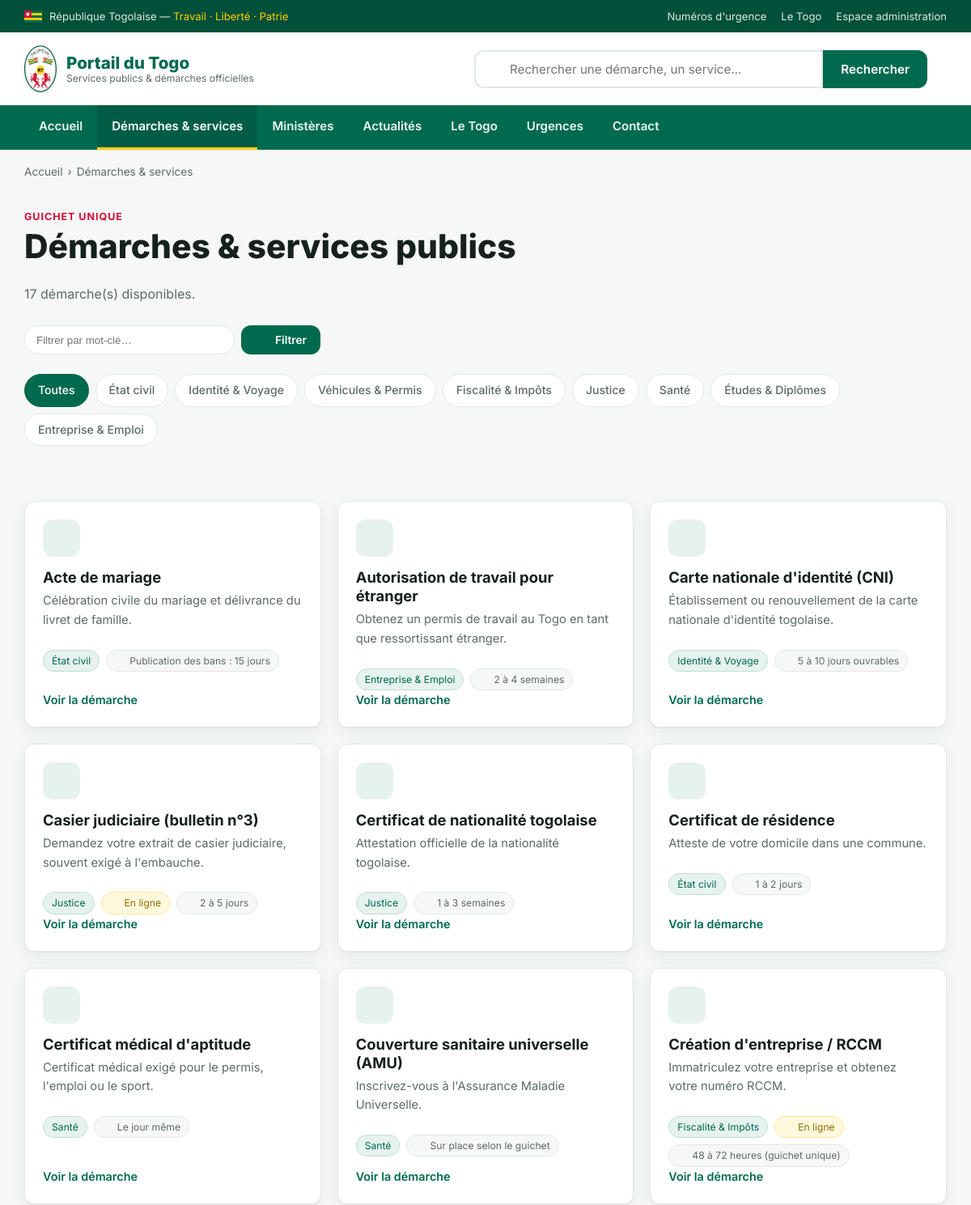
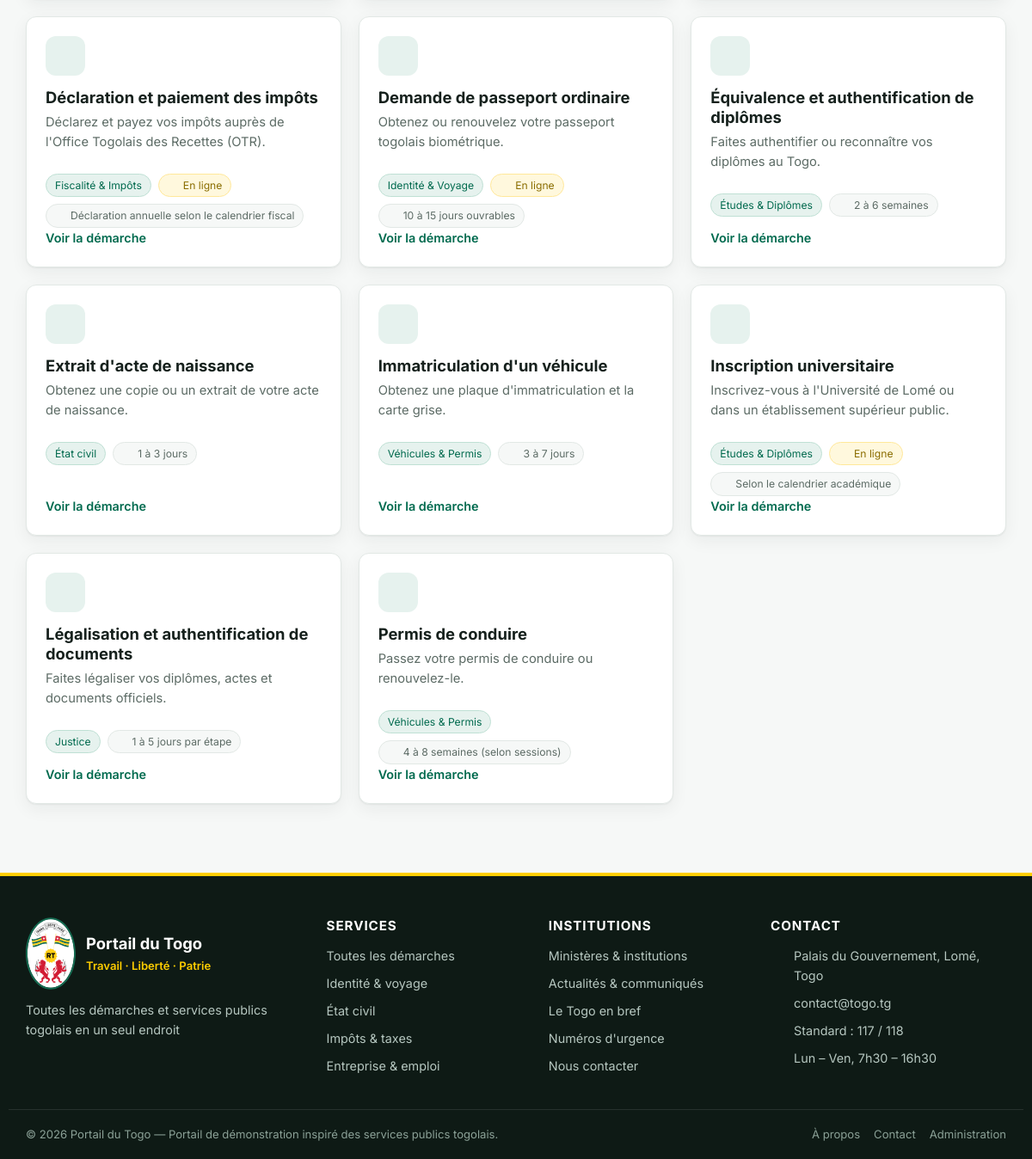
Screenshot of /pages/demarches.php with the database file from the repository (2 pictures, top to bottom).
### tables this page shows
CREATE TABLE `categories` (
  `id`          INT AUTO_INCREMENT PRIMARY KEY,
  `nom`         VARCHAR(120) NOT NULL,
  `slug`        VARCHAR(140) NOT NULL UNIQUE,
  `icone`       VARCHAR(60)  DEFAULT 'folder',
  `description` TEXT,
  `ordre`       INT DEFAULT 0
);

CREATE TABLE `demarches` (
  `id`                INT AUTO_INCREMENT PRIMARY KEY,
  `categorie_id`      INT DEFAULT NULL,
  `titre`             VARCHAR(180) NOT NULL,
  `slug`              VARCHAR(200) NOT NULL UNIQUE,
  `resume`            VARCHAR(300) DEFAULT NULL,
  `description`       TEXT,
  `documents_requis`  TEXT,
  `cout`              VARCHAR(120) DEFAULT NULL,
  `delai`             VARCHAR(120) DEFAULT NULL,
  `lieu`              VARCHAR(200) DEFAULT NULL,
  `lien_officiel`     VARCHAR(255) DEFAULT NULL,
  `en_ligne`          TINYINT(1) DEFAULT 0,
  `actif`             TINYINT(1) DEFAULT 1,
  `vues`              INT DEFAULT 0,
  `cree_le`           TIMESTAMP DEFAULT CURRENT_TIMESTAMP,
  CONSTRAINT `fk_demarche_categorie` FOREIGN KEY (`categorie_id`)
    REFERENCES `categories`(`id`) ON DELETE SET NULL
);

### config/database.php (called while the page is built, shortened)
<?php
function db(): PDO
{
    static $pdo = null;
    if ($pdo === null) {
        $dsn = 'mysql:host=' . DB_HOST . ';port=' . DB_PORT . ';dbname=' . DB_NAME . ';charset=' . DB_CHARSET;
        $options = [
            PDO::ATTR_ERRMODE            => PDO::ERRMODE_EXCEPTION,
            PDO::ATTR_DEFAULT_FETCH_MODE => PDO::FETCH_ASSOC,
            PDO::ATTR_EMULATE_PREPARES   => false,
        ];
        try {
            $pdo = new PDO($dsn, DB_USER, DB_PASS, $options);
        } catch (PDOException $e) {
            if (DEBUG) {
                die('Erreur de connexion à la base de données : ' . $e->getMessage());
            }
            die('Le service est temporairement indisponible. Merci de réessayer plus tard.');
        }
    }
    return $pdo;
}

### pages/demarches.php (the view, shortened to what this page needs)
<?php
require_once __DIR__ . '/../includes/functions.php';
$active = 'demarches';
$categories = get_categories();
$catActive = null;
$q = isset($_GET['q']) ? trim($_GET['q']) : '';
$sql = 'SELECT d.*, c.nom AS categorie, c.slug AS cat_slug
        FROM demarches d
        LEFT JOIN categories c ON c.id = d.categorie_id
        WHERE d.actif = 1';
$params = [];
$sql .= ' ORDER BY d.titre';
$stmt = db()->prepare($sql);
$stmt->execute($params);
$demarches = $stmt->fetchAll();
require __DIR__ . '/../includes/header.php';
?>
<div class="container">
    <nav class="breadcrumb"><a href="<?= url('index.php') ?>">Accueil</a><span>›</span>Démarches &amp; services</nav>
</div>
<section class="section section--tight">
    <div class="container">
        <div class="section-head">
            <div>
                <span class="kicker">Guichet unique</span>
                <h1>Démarches &amp; services publics</h1>
                <p><?= count($demarches) ?> démarche(s) <?= $catActive ? 'dans « ' . e($catActive['nom']) . ' »' : 'disponibles' ?>.</p>
            </div>
        </div>
        <form method="get" class="filters" style="margin-bottom:24px">
            <input type="search" name="q" placeholder="Filtrer par mot-clé…" value="<?= e($q) ?>"
                   style="min-width:260px;padding:8px 14px;border:1px solid var(--line);border-radius:100px">
            <button class="btn btn--green btn--sm" type="submit"><?= icon('search', 16) ?> Filtrer</button>
        </form>
        <div class="filters">
            <a href="<?= url('pages/demarches.php' . ($q ? '?q=' . urlencode($q) : '')) ?>" class="<?= !$catActive ? 'is-active' : '' ?>">Toutes</a>
            <?php foreach ($categories as $c): ?>
                <a href="<?= url('pages/demarches.php?categorie=' . urlencode($c['slug']) . ($q ? '&q=' . urlencode($q) : '')) ?>"
                   class="<?= $catActive && $catActive['id'] == $c['id'] ? 'is-active' : '' ?>"><?= e($c['nom']) ?></a>
            <?php endforeach; ?>
        </div>
    </div>
</section>
<section class="section section--tight">
    <div class="container">
        <?php if (!$demarches): ?>
            <div class="empty">
                <?= icon('search', 48) ?>
                <h2>Aucune démarche trouvée</h2>
                <p>Essayez un autre mot-clé ou parcourez toutes les catégories.</p>
                <a class="btn btn--green" href="<?= url('pages/demarches.php') ?>">Voir toutes les démarches</a>
            </div>
        <?php else: ?>
            <div class="grid grid--3">
                <?php foreach ($demarches as $d): ?>
                    <a class="card card--link demarche-card" href="<?= e(demarche_url($d)) ?>">
                        <span class="card__icon"><?= icon('folder', 24) ?></span>
                        <h3><?= e($d['titre']) ?></h3>
                        <p><?= e(excerpt($d['resume'], 18)) ?></p>
                        <div class="tags">
                            <?php if ($d['categorie']): ?>
                                <span class="tag tag--green"><?= e($d['categorie']) ?></span>
                            <?php endif; ?>
                            <?php if ($d['en_ligne']): ?><span class="tag tag--online"><?= icon('globe', 13) ?> En ligne</span><?php endif; ?>
                            <?php if ($d['delai']): ?><span class="tag"><?= icon('clock', 13) ?> <?= e($d['delai']) ?></span><?php endif; ?>
                        </div>
                        <span class="card__more">Voir la démarche <?= icon('arrow-right', 15) ?></span>
                    </a>
                <?php endforeach; ?>
            </div>
        <?php endif; ?>
    </div>
</section>
<?php require __DIR__ . '/../includes/footer.php'; ?>

### includes/header.php (shortened to what this page needs)
<?php
require_once __DIR__ . '/functions.php';
$active           = $active           ?? '';
$body_class       = $body_class       ?? '';
$nav_current = static function (string $key) use ($active): string {
    return $active === $key ? ' aria-current="page"' : '';
};
?>
<!DOCTYPE html>
<html lang="fr">
<head>
    <link rel="stylesheet" href="<?= asset('css/style.css') ?>">
</head>
<body class="<?= e($body_class) ?>">
<div class="topbar">
    <div class="container topbar__inner">
        <span class="topbar__brand">
            <?= togo_flag(22) ?>
            <span>République Togolaise — <em>Travail · Liberté · Patrie</em></span>
        </span>
        <nav class="topbar__links" aria-label="Liens secondaires">
            <a href="<?= url('pages/urgences.php') ?>">Numéros d'urgence</a>
            <a href="<?= url('pages/a-propos.php') ?>">Le Togo</a>
            <a href="<?= url('admin/') ?>">Espace administration</a>
        </nav>
    </div>
</div>
<header class="site-header">
    <div class="container site-header__inner">
        <a class="brand" href="<?= url('index.php') ?>" aria-label="<?= e(SITE_NAME) ?> — accueil">
            <?= togo_emblem(40) ?>
            <span class="brand__text">
                <strong><?= e(SITE_NAME) ?></strong>
                <small>Services publics &amp; démarches officielles</small>
            </span>
        </a>
        <form class="search" action="<?= url('pages/recherche.php') ?>" method="get" role="search"
              data-search data-endpoint="<?= url('api/recherche.php') ?>" autocomplete="off">
            <span class="search__icon"><?= icon('search', 20) ?></span>
            <input type="search" id="q" name="q" placeholder="Rechercher une démarche, un service…"
                   value="<?= e($_GET['q'] ?? '') ?>" autocomplete="off"
                   aria-expanded="false" aria-controls="search-suggest">
            <button type="submit">Rechercher</button>
        </form>
    </div>
    <nav class="mainnav" id="mainnav" aria-label="Navigation principale" data-nav>
        <div class="container mainnav__inner">
            <a href="<?= url('index.php') ?>" class="<?= $active === 'accueil' ? 'is-active' : '' ?>"<?= $nav_current('accueil') ?>>Accueil</a>
            <a href="<?= url('pages/demarches.php') ?>" class="<?= $active === 'demarches' ? 'is-active' : '' ?>"<?= $nav_current('demarches') ?>>Démarches &amp; services</a>
            <a href="<?= url('pages/ministeres.php') ?>" class="<?= $active === 'ministeres' ? 'is-active' : '' ?>"<?= $nav_current('ministeres') ?>>Ministères</a>
            <a href="<?= url('pages/actualites.php') ?>" class="<?= $active === 'actualites' ? 'is-active' : '' ?>"<?= $nav_current('actualites') ?>>Actualités</a>
            <a href="<?= url('pages/a-propos.php') ?>" class="<?= $active === 'apropos' ? 'is-active' : '' ?>"<?= $nav_current('apropos') ?>>Le Togo</a>
            <a href="<?= url('pages/urgences.php') ?>" class="<?= $active === 'urgences' ? 'is-active' : '' ?>"<?= $nav_current('urgences') ?>>Urgences</a>
            <a href="<?= url('pages/contact.php') ?>" class="<?= $active === 'contact' ? 'is-active' : '' ?>"<?= $nav_current('contact') ?>>Contact</a>
        </div>
    </nav>
</header>
<main id="contenu">

### includes/functions.php (shortened to what this page needs)
<?php
require_once __DIR__ . '/../config/database.php';
function e(?string $value): string
{
    return htmlspecialchars((string) $value, ENT_QUOTES | ENT_SUBSTITUTE, 'UTF-8');
}
function url(string $path = ''): string
{
    return rtrim(BASE_URL, '/') . '/' . ltrim($path, '/');
}
function asset(string $path): string
{
    return url('assets/' . ltrim($path, '/'));
}
function excerpt(?string $text, int $words = 25): string
{
    $text = trim(strip_tags((string) $text));
    $parts = preg_split('/\s+/', $text) ?: [];
    if (count($parts) <= $words) {
        return $text;
    }
    return implode(' ', array_slice($parts, 0, $words)) . '…';
}
function get_categories(): array
{
    return db()->query('SELECT * FROM categories ORDER BY ordre, nom')->fetchAll();
}
function demarche_url(array $d): string
{
    return url('pages/demarche.php?slug=' . urlencode($d['slug']));
}
function icon(string $name, int $size = 24, string $class = ''): string
{
    $p = $paths[$name] ?? $paths['folder'];
    $cls = $class ? ' class="' . e($class) . '"' : '';
    return '<svg' . $cls . ' xmlns="http://www.w3.org/2000/svg" width="' . $size . '" height="' . $size
        . '" viewBox="0 0 24 24" fill="none" stroke="currentColor" stroke-width="1.8" '
        . 'stroke-linecap="round" stroke-linejoin="round" aria-hidden="true">' . $p . '</svg>';
}
function togo_flag(int $w = 46): string
{
    $h = (int) round($w * 2 / 3);
    return '<svg class="flag" xmlns="http://www.w3.org/2000/svg" width="' . $w . '" height="' . $h
        . '" viewBox="0 0 60 40" role="img" aria-label="Drapeau du Togo">'
        . '<rect width="60" height="40" fill="#006a4e"/>'
        . '<rect y="8" width="60" height="8" fill="#ffce00"/>'
        . '<rect y="16" width="60" height="8" fill="#006a4e"/>'
        . '<rect y="24" width="60" height="8" fill="#ffce00"/>'
        . '<rect y="32" width="60" height="8" fill="#006a4e"/>'
        . '<rect width="24" height="24" fill="#d21034"/>'
        . '<path d="M12 4l2.35 4.76 5.25.76-3.8 3.7.9 5.23L12 15.98l-4.7 2.47.9-5.23-3.8-3.7 5.25-.76z" fill="#fff"/>'
        . '</svg>';
}
function togo_emblem(int $w = 40, string $class = 'emblem'): string
{
    $ratio = 1080 / 750;
    $h = (int) round($w * $ratio);
    return '<img class="' . e($class) . '" src="' . asset('img/armoiries-togo.svg')
        . '" width="' . $w . '" height="' . $h . '" alt="Armoiries de la République Togolaise" '
        . 'decoding="async">';
}

### includes/footer.php (shortened to what this page needs)
</main>
<footer class="site-footer">
    <div class="container site-footer__grid">
        <div class="site-footer__col">
            <div class="site-footer__brand">
                <?= togo_emblem(58) ?>
                <span>
                    <strong><?= e(SITE_NAME) ?></strong>
                    <em class="site-footer__devise">Travail · Liberté · Patrie</em>
                </span>
            </div>
            <p class="site-footer__desc"><?= e(SITE_TAGLINE) ?></p>
        </div>
        <div class="site-footer__col">
            <h3>Services</h3>
            <ul>
                <li><a href="<?= url('pages/demarches.php') ?>">Toutes les démarches</a></li>
                <li><a href="<?= url('pages/demarches.php?categorie=identite-voyage') ?>">Identité &amp; voyage</a></li>
                <li><a href="<?= url('pages/demarches.php?categorie=etat-civil') ?>">État civil</a></li>
                <li><a href="<?= url('pages/demarches.php?categorie=fiscalite-impots') ?>">Impôts &amp; taxes</a></li>
                <li><a href="<?= url('pages/demarches.php?categorie=entreprise-emploi') ?>">Entreprise &amp; emploi</a></li>
            </ul>
        </div>
        <div class="site-footer__col">
            <h3>Institutions</h3>
            <ul>
                <li><a href="<?= url('pages/ministeres.php') ?>">Ministères &amp; institutions</a></li>
                <li><a href="<?= url('pages/actualites.php') ?>">Actualités &amp; communiqués</a></li>
                <li><a href="<?= url('pages/a-propos.php') ?>">Le Togo en bref</a></li>
                <li><a href="<?= url('pages/urgences.php') ?>">Numéros d'urgence</a></li>
                <li><a href="<?= url('pages/contact.php') ?>">Nous contacter</a></li>
            </ul>
        </div>
        <div class="site-footer__col">
            <h3>Contact</h3>
            <ul class="site-footer__contact">
                <li><?= icon('building', 18) ?> Palais du Gouvernement, Lomé, Togo</li>
                <li><?= icon('mail', 18) ?> <a href="mailto:<?= e(ADMIN_EMAIL) ?>"><?= e(ADMIN_EMAIL) ?></a></li>
                <li><?= icon('phone', 18) ?> Standard : 117 / 118</li>
                <li><?= icon('clock', 18) ?> Lun – Ven, 7h30 – 16h30</li>
            </ul>
        </div>
    </div>
    <div class="container site-footer__bottom">
        <p>© <?= date('Y') ?> <?= e(SITE_NAME) ?> — Portail de démonstration inspiré des services publics togolais.</p>
        <p class="site-footer__legal">
            <a href="<?= url('pages/a-propos.php') ?>">À propos</a>
            <a href="<?= url('pages/contact.php') ?>">Contact</a>
            <a href="<?= url('admin/') ?>">Administration</a>
        </p>
    </div>
</footer>
</body>
</html>

### rows the page displays
categories: nom "État civil"
categories: nom "Identité & Voyage"
categories: nom "Véhicules & Permis"
categories: nom "Fiscalité & Impôts"
categories: nom "Justice"
categories: nom "Santé"
categories: nom "Études & Diplômes"
categories: nom "Entreprise & Emploi"
demarches: $size 24 (drawn), titre "Acte de mariage", resume "Célébration civile du mariage et délivrance du livret de famille.", categorie.nom "État civil", delai "Publication des bans : 15 jours"
demarches: $size 24 (drawn), titre "Autorisation de travail pour étranger", resume "Obtenez un permis de travail au Togo en tant que ressortissant étranger.", categorie.nom "Entreprise & Emploi", delai "2 à 4 semaines"
demarches: $size 24 (drawn), titre "Carte nationale d'identité (CNI)", resume "Établissement ou renouvellement de la carte nationale d'identité togolaise.", categorie.nom "Identité & Voyage", delai "5 à 10 jours ouvrables"
demarches: $size 24 (drawn), titre "Casier judiciaire (bulletin n°3)", resume "Demandez votre extrait de casier judiciaire, souvent exigé à l'embauche.", categorie.nom "Justice", delai "2 à 5 jours"
demarches: $size 24 (drawn), titre "Certificat de nationalité togolaise", resume "Attestation officielle de la nationalité togolaise.", categorie.nom "Justice", delai "1 à 3 semaines"
demarches: $size 24 (drawn), titre "Certificat de résidence", resume "Atteste de votre domicile dans une commune.", categorie.nom "État civil", delai "1 à 2 jours"
demarches: $size 24 (drawn), titre "Certificat médical d'aptitude", resume "Certificat médical exigé pour le permis, l'emploi ou le sport.", categorie.nom "Santé", delai "Le jour même"
demarches: $size 24 (drawn), titre "Couverture sanitaire universelle (AMU)", resume "Inscrivez-vous à l'Assurance Maladie Universelle.", categorie.nom "Santé", delai "Sur place selon le guichet"
demarches: $size 24 (drawn), titre "Création d'entreprise / RCCM", resume "Immatriculez votre entreprise et obtenez votre numéro RCCM.", categorie.nom "Fiscalité & Impôts", delai "48 à 72 heures (guichet unique)"
demarches: $size 24 (drawn), titre "Déclaration et paiement des impôts", resume "Déclarez et payez vos impôts auprès de l'Office Togolais des Recettes (OTR).", categorie.nom "Fiscalité & Impôts", delai "Déclaration annuelle selon le calendrier fiscal"
demarches: $size 24 (drawn), titre "Demande de passeport ordinaire", resume "Obtenez ou renouvelez votre passeport togolais biométrique.", categorie.nom "Identité & Voyage", delai "10 à 15 jours ouvrables"
demarches: $size 24 (drawn), titre "Équivalence et authentification de diplômes", resume "Faites authentifier ou reconnaître vos diplômes au Togo.", categorie.nom "Études & Diplômes", delai "2 à 6 semaines"
demarches: $size 24 (drawn), titre "Extrait d'acte de naissance", resume "Obtenez une copie ou un extrait de votre acte de naissance.", categorie.nom "État civil", delai "1 à 3 jours"
demarches: $size 24 (drawn), titre "Immatriculation d'un véhicule", resume "Obtenez une plaque d'immatriculation et la carte grise.", categorie.nom "Véhicules & Permis", delai "3 à 7 jours"
demarches: $size 24 (drawn), titre "Inscription universitaire", resume "Inscrivez-vous à l'Université de Lomé ou dans un établissement supérieur public.", categorie.nom "Études & Diplômes", delai "Selon le calendrier académique"
demarches: $size 24 (drawn), titre "Légalisation et authentification de documents", resume "Faites légaliser vos diplômes, actes et documents officiels.", categorie.nom "Justice", delai "1 à 5 jours par étape"
demarches: $size 24 (drawn), titre "Permis de conduire", resume "Passez votre permis de conduire ou renouvelez-le.", categorie.nom "Véhicules & Permis", delai "4 à 8 semaines (selon sessions)"

### other values shown
SITE_NAME "Portail du Togo"
count($demarches) "17"
SITE_TAGLINE "Toutes les démarches et services publics togolais en un seul endroit"
ADMIN_EMAIL "contact@togo.tg"
